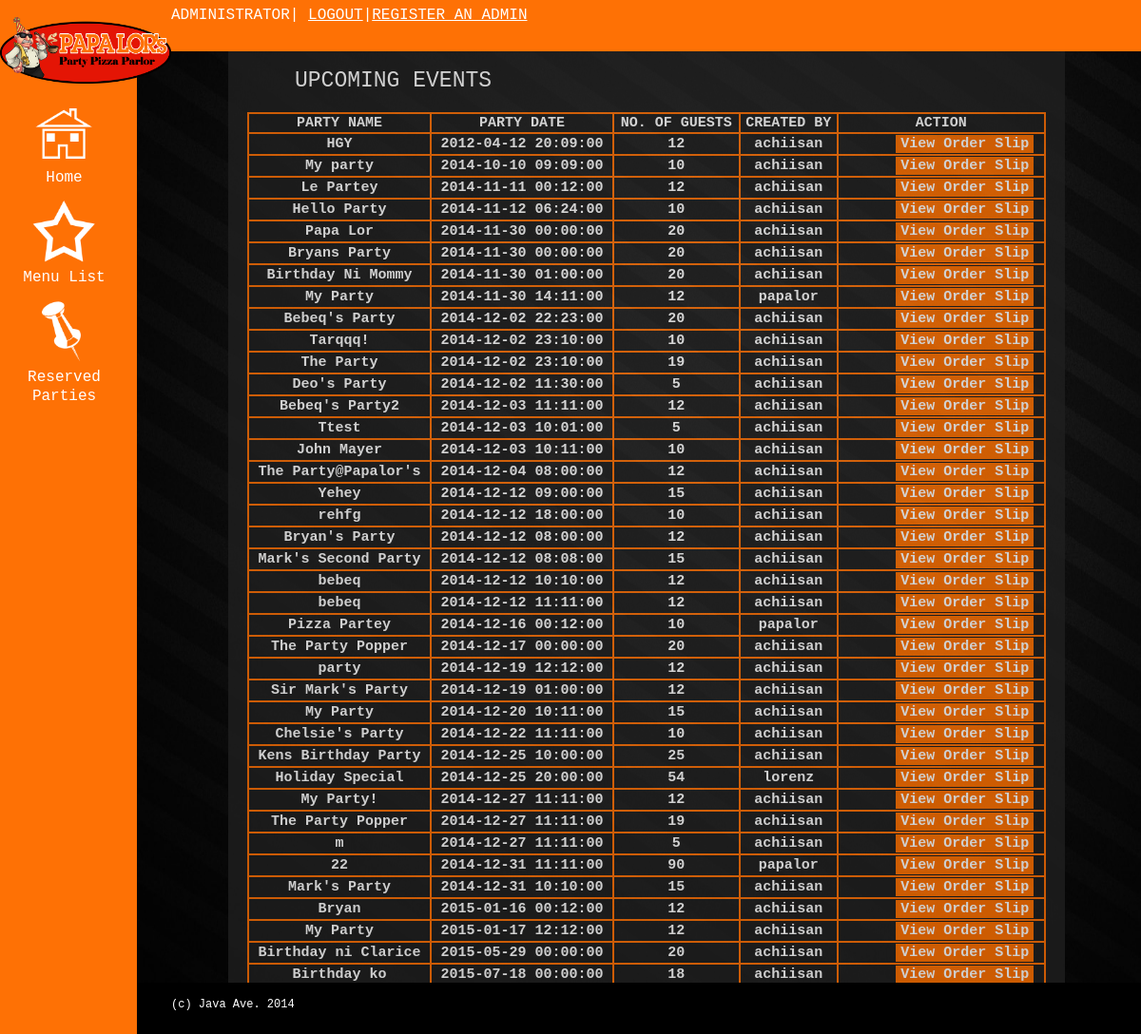
The app's page /admin/upcomingadmin.php (signed in) with its own data.
### tables this page shows
CREATE TABLE IF NOT EXISTS `food_plan` (
  `Fplan_id` int(1) NOT NULL,
  `Total_Cost` double NOT NULL,
  `Cust_id` varchar(200) NOT NULL,
  `Fplan_name` varchar(200) NOT NULL,
  `Fplan_date` date NOT NULL,
  `Flag` int(11) NOT NULL,
  `Num_guests` int(11) NOT NULL,
  `Num_reserved` int(11) NOT NULL,
  `Fplan_time` time NOT NULL,
  PRIMARY KEY (`Fplan_id`)
);

### admin/upcomingadmin.php (the view, shortened to what this page needs)
<?php include  'connect.php';
include "adminhead.php";
?>
			<form>
					<p style="margin-left: 50px; color: white; font-size: 23px;">UPCOMING EVENTS</p>
					<table style="width:100%">
						<tr>
							<th style="margin-left: 50px; color: white; font-size: 15px;">PARTY NAME</th>
							<th style="margin-left: 50px; color: white; font-size: 15px;">PARTY DATE</th>
							<th style="margin-left: 50px; color: white; font-size: 15px;">NO. OF GUESTS</th>
							<th style="margin-left: 50px; color: white; font-size: 15px;">CREATED BY</th>
							<th style="margin-left: 50px; color: white; font-size: 15px;">ACTION</th>
						</tr>
				<?php
                $query = 'SELECT * FROM food_plan WHERE (Fplan_date -'.date("Y-m-d").') >= 0 AND Flag =1 ORDER BY Fplan_date';
                $result = mysqli_query($db, $query);
                while($row = mysqli_fetch_array($result)){
					$guests = $row['Num_guests'];
					$name = $row['Cust_id'];
				?>
						<?php echo "<tr>"?>
							<td style="text-align: center; color: white; font-size: 15px;"><?php echo $row['Fplan_name']; ?></td>
							<td style="text-align: center; color: white; font-size: 15px;"><?php echo $row['Fplan_date']. " ". $row['Fplan_time']; ?></td>
							<?php  echo "<td>" .$guests. "</td>";?>
							<?php  echo "<td>" .$name. "</td>";?>
							<td style="text-align: center; color: white; font-size: 15px;"><input type="button" class="addbtn" id="add" onClick="modalshow3(<?php echo $row['Fplan_id'];?>)" value="View Order Slip"></td>
						<?php echo "</tr>"?>
						<?php }?>
					</table>
		</form>
		<?php include "adminfooter.php"; ?>

### admin/adminhead.php (shortened to what this page needs)
<!doctype html>
<html>
<head>
	<link type="text/css" rel="stylesheet" href="css/party.css" />
	<link type="text/css" rel="stylesheet" href="css/style3.css" />
	<link type="text/css" rel="stylesheet" href="css/style2.css" />
	<link type="text/css" rel="stylesheet" href="css/udash.css" />
	<link type="text/css" rel="stylesheet" href="css/menu.css" />
	<link type="text/css" rel="stylesheet" href="css/bryanedit.css"/>
	<link type="text/css" rel="stylesheet" href="css/dashboard.css"/>
</head>
<body>
	<div class="content">
		<div class="background panel">
		<div class="left_block panel">
			<div class="content">
				<div class="top_block pllogo">
					<div class="content">
						<img class="PLLogo" src="images/PLLogo.png">
					</div>
				</div>
				<div class="top_block homebtn">
					<div class="content">
						<img class="homebtn" src="images/homebtn.png"><br>
						<a href="index.php" class="navlinks" >Home</a><br>
					</div>
				</div>
				<div class="top_block aboutbtn">
					<div class="content">
						<img class="aboutbtn" src="images/aboutbtn.png"><br>
						<a href="newmenu.php" class="navlinks" >Menu List</a><br>
					</div>
				</div>
				<div class="top_block myptbtn">
					<div class="content">
						<img class="myptbtn" src="images/myptbtn.png"><br>
						<a href="upcomingadmin.php" class="navlinks" >Reserved Parties</a><br>
					</div>
				</div>
			</div>
		</div>
		</div>
		<div class="background area">
			<div class="background blank">
			</div>
			<div class="background blank2">
			</div>
			<div class="background content" style="height: 1300px;">

### admin/adminfooter.php (shortened to what this page needs)
	</div>
		</div>
		<div class="center_block area">
				<div class="top_block header">
					<h3>ADMINISTRATOR| <a style="color:white"href="logout.php">LOGOUT</a>|<a style="color:white" href="signup.php">REGISTER AN ADMIN</a></h3>
				</div>
				<div class="bottom_block footer">
					<div class="content">
					<h4>(c) Java Ave. 2014</h4>
					</div>
				</div>
		</div>
	</div>
</body>
</html>

### admin/css/party.css (style rules this page uses)
html, body { margin: 0; padding: 0; width: 100%; height: 100%; }
p { color: white; }
table { z-index: -1; border-collapse: collapse; border: 2px solid #fe7105; }
th, td { color: white; text-align: center; border-collapse: collapse; border: 2px solid #fe7105; }
.content { min-height: 100%; width: auto; position: relative; overflow: hidden; z-index: 0; }
.background { position: absolute; z-index: -1; top: 0; bottom: 0; margin: 0; padding: 0; }
.top_block { width: 100%; float: top; display: block; z-index: 1; }
.bottom_block { position: absolute; width: 100%; display: block; bottom: 0; }
.left_block { display: block; float: left; }
.center_block { display: block; width: auto; }
.background.panel { height: auto !important; padding-bottom: 0; left: 0; width: 12%; background-color: #fe7105; }
.panel { position: fixed; height: auto; width: 15%; padding-bottom: 0px; z-index: 1; }
.pllogo { width: 100%; height: 27%; z-index: 2; }
.homebtn { width: 75%; height: 18%; text-align: center; }
.aboutbtn { width: 75%; height: 18%; text-align: center; }
.myptbtn { width: 75%; height: 18%; text-align: center; }
img.homebtn { width: 50%; height: 18%; margin-left: auto; margin-right: auto; margin-top: 10%; }
img.aboutbtn { width: 50%; height: 18%; margin-left: auto; margin-right: auto; margin-top: 10%; }
img.myptbtn { width: 50%; height: 18%; margin-left: auto; margin-right: auto; margin-top: 10%; }
.background.area { height: auto !important; padding-bottom: 0; left: 0; right: 0; margin-left: 151px; background-image: url("../images/wall.jpg"); background-attachment: fixed; background-size: contain; }
.area { width: auto; height: auto; padding-bottom: 0px; z-index: -1; margin: 1px dotted; overflow-y: scroll; }
.header { position: fixed; width: 100%; height: 5%; background-color: #fe7105; z-index: -1; }
.background.blank { height: auto !important; padding-bottom: 0; left: 0; width: 15%; background-color: transparent; margin-top: 32px; margin-bottom: 5px; }
.blank { height: auto; width: 15%; padding-bottom: 5px; }
.background.blank2 { height: auto !important; padding-bottom: 0; right: 0; width: 15%; background-color: transparent; margin-top: 32px; margin-bottom: 5px; }
.blank2 { height: auto; width: 15%; padding-bottom: 5px; }
.background.content { height: auto !important; padding-bottom: 0; left: 0; right: 0; background-color: #202020; opacity: 0.8; margin-top: 32px; margin-bottom: 5px; margin-left: 128px; margin-right: 128px; padding: 20px; }
.content { width: auto; height: auto; }
.footer { position: fixed; width: 100%; height: 5%; background-color: #000; }
img.PLLogo { margin-top: 10%; width: 100%; z-index: 2; }
a.navlinks { text-decoration: none; color: #fff; font-family: Rockwell, 'Courier Bold', Courier, Georgia, Times, 'Times New Roman', serif; font-size: 16px; font-style: normal; font-variant: normal; font-weight: 400; line-height: 20px; }
p { color: #000; font-family: Rockwell, 'Courier Bold', Courier, Georgia, Times, 'Times New Roman', serif; font-size: 14px; font-style: normal; font-variant: normal; font-weight: 400; line-height: 20px; }
h3 { padding-left: 250px; margin-bottom: 2px; color: #fff; font-family: Rockwell, 'Courier Bold', Courier, Georgia, Times, 'Times New Roman', serif; font-size: 16px; font-style: normal; font-variant: normal; font-weight: 500; line-height: 15.3999996185303px; }
h4 { padding-left: 200px; margin-bottom: 2px; color: #fff; font-family: Rockwell, 'Courier Bold', Courier, Georgia, Times, 'Times New Roman', serif; font-size: 12px; font-style: normal; font-variant: normal; font-weight: 500; line-height: 15.3999996185303px; }
.addbtn, #submit { font-family: Rockwell, 'Courier Bold', Courier, Georgia, Times, 'Times New Roman', serif; font-size: 15px; font-style: normal; font-variant: normal; font-weight: 600; color: #ffffff; background: rgb(254, 113, 1); padding-right: 5px; padding-left: 5px; text-decoration: none; border-style: none; margin-left: 50px; }

### admin/css/udash.css (style rules this page uses)
table { font-size: 15px; font-family: Rockwell, 'Courier Bold', Courier, Georgia, Times, 'Times New Roman', serif; font-weight: bold; color: white; margin-top: 20px; }

### admin/css/menu.css (style rules this page uses)
.addbtn, #submit { font-family: Rockwell, 'Courier Bold', Courier, Georgia, Times, 'Times New Roman', serif; font-size: 15px; font-style: normal; font-variant: normal; font-weight: 600; color: #ffffff; background: rgb(254, 113, 1); padding-right: 5px; padding-left: 5px; text-decoration: none; border-style: none; margin-left: 50px; }

### admin/css/bryanedit.css (style rules this page uses)
html { font-family: rockwell; }

### records on screen
food_plan: Fplan_name "HGY", Fplan_date "2012-04-12", Fplan_time "20:09:00", Num_guests "12", Cust "achiisan"
food_plan: Fplan_name "My party", Fplan_date "2014-10-10", Fplan_time "09:09:00", Num_guests "10", Cust "achiisan"
food_plan: Fplan_name "Le Partey", Fplan_date "2014-11-11", Fplan_time "00:12:00", Num_guests "12", Cust "achiisan"
food_plan: Fplan_name "Hello Party", Fplan_date "2014-11-12", Fplan_time "06:24:00", Num_guests "10", Cust "achiisan"
food_plan: Fplan_name "Papa Lor", Fplan_date "2014-11-30", Fplan_time "00:00:00", Num_guests "20", Cust "achiisan"
food_plan: Fplan_name "Bryans Party", Fplan_date "2014-11-30", Fplan_time "00:00:00", Num_guests "20", Cust "achiisan"
food_plan: Fplan_name "Birthday Ni Mommy", Fplan_date "2014-11-30", Fplan_time "01:00:00", Num_guests "20", Cust "achiisan"
food_plan: Fplan_name "My Party", Fplan_date "2014-11-30", Fplan_time "14:11:00", Num_guests "12", Cust "papalor"
food_plan: Fplan_name "Bebeq's Party", Fplan_date "2014-12-02", Fplan_time "22:23:00", Num_guests "20", Cust "achiisan"
food_plan: Fplan_name "Tarqqq!", Fplan_date "2014-12-02", Fplan_time "23:10:00", Num_guests "10", Cust "achiisan"
food_plan: Fplan_name "The Party", Fplan_date "2014-12-02", Fplan_time "23:10:00", Num_guests "19", Cust "achiisan"
food_plan: Fplan_name "Deo's Party", Fplan_date "2014-12-02", Fplan_time "11:30:00", Num_guests "5", Cust "achiisan"
food_plan: Fplan_name "Bebeq's Party2", Fplan_date "2014-12-03", Fplan_time "11:11:00", Num_guests "12", Cust "achiisan"
food_plan: Fplan_name "Ttest", Fplan_date "2014-12-03", Fplan_time "10:01:00", Num_guests "5", Cust "achiisan"
food_plan: Fplan_name "John Mayer", Fplan_date "2014-12-03", Fplan_time "10:11:00", Num_guests "10", Cust "achiisan"
food_plan: Fplan_name "The Party@Papalor's", Fplan_date "2014-12-04", Fplan_time "08:00:00", Num_guests "12", Cust "achiisan"
food_plan: Fplan_name "Yehey", Fplan_date "2014-12-12", Fplan_time "09:00:00", Num_guests "15", Cust "achiisan"
food_plan: Fplan_name "rehfg", Fplan_date "2014-12-12", Fplan_time "18:00:00", Num_guests "10", Cust "achiisan"
food_plan: Fplan_name "Bryan's Party", Fplan_date "2014-12-12", Fplan_time "08:00:00", Num_guests "12", Cust "achiisan"
food_plan: Fplan_name "Mark's Second Party", Fplan_date "2014-12-12", Fplan_time "08:08:00", Num_guests "15", Cust "achiisan"
food_plan: Fplan_name "bebeq", Fplan_date "2014-12-12", Fplan_time "10:10:00", Num_guests "12", Cust "achiisan"
food_plan: Fplan_name "bebeq", Fplan_date "2014-12-12", Fplan_time "11:11:00", Num_guests "12", Cust "achiisan"
food_plan: Fplan_name "Pizza Partey", Fplan_date "2014-12-16", Fplan_time "00:12:00", Num_guests "10", Cust "papalor"
food_plan: Fplan_name "The Party Popper", Fplan_date "2014-12-17", Fplan_time "00:00:00", Num_guests "20", Cust "achiisan"
food_plan: Fplan_name "party", Fplan_date "2014-12-19", Fplan_time "12:12:00", Num_guests "12", Cust "achiisan"
food_plan: Fplan_name "Sir Mark's Party", Fplan_date "2014-12-19", Fplan_time "01:00:00", Num_guests "12", Cust "achiisan"
food_plan: Fplan_name "My Party", Fplan_date "2014-12-20", Fplan_time "10:11:00", Num_guests "15", Cust "achiisan"
food_plan: Fplan_name "Chelsie's Party", Fplan_date "2014-12-22", Fplan_time "11:11:00", Num_guests "10", Cust "achiisan"
food_plan: Fplan_name "Kens Birthday Party", Fplan_date "2014-12-25", Fplan_time "10:00:00", Num_guests "25", Cust "achiisan"
food_plan: Fplan_name "Holiday Special", Fplan_date "2014-12-25", Fplan_time "20:00:00", Num_guests "54", Cust "lorenz"
food_plan: Fplan_name "My Party!", Fplan_date "2014-12-27", Fplan_time "11:11:00", Num_guests "12", Cust "achiisan"
food_plan: Fplan_name "The Party Popper", Fplan_date "2014-12-27", Fplan_time "11:11:00", Num_guests "19", Cust "achiisan"
food_plan: Fplan_name "m", Fplan_date "2014-12-27", Fplan_time "11:11:00", Num_guests "5", Cust "achiisan"
food_plan: Fplan_name "22", Fplan_date "2014-12-31", Fplan_time "11:11:00", Num_guests "90", Cust "papalor"
food_plan: Fplan_name "Mark's Party", Fplan_date "2014-12-31", Fplan_time "10:10:00", Num_guests "15", Cust "achiisan"
food_plan: Fplan_name "Bryan", Fplan_date "2015-01-16", Fplan_time "00:12:00", Num_guests "12", Cust "achiisan"
food_plan: Fplan_name "My Party", Fplan_date "2015-01-17", Fplan_time "12:12:00", Num_guests "12", Cust "achiisan"
food_plan: Fplan_name "Birthday ni Clarice", Fplan_date "2015-05-29", Fplan_time "00:00:00", Num_guests "20", Cust "achiisan"
food_plan: Fplan_name "Birthday ko", Fplan_date "2015-07-18", Fplan_time "00:00:00", Num_guests "18", Cust "achiisan"
